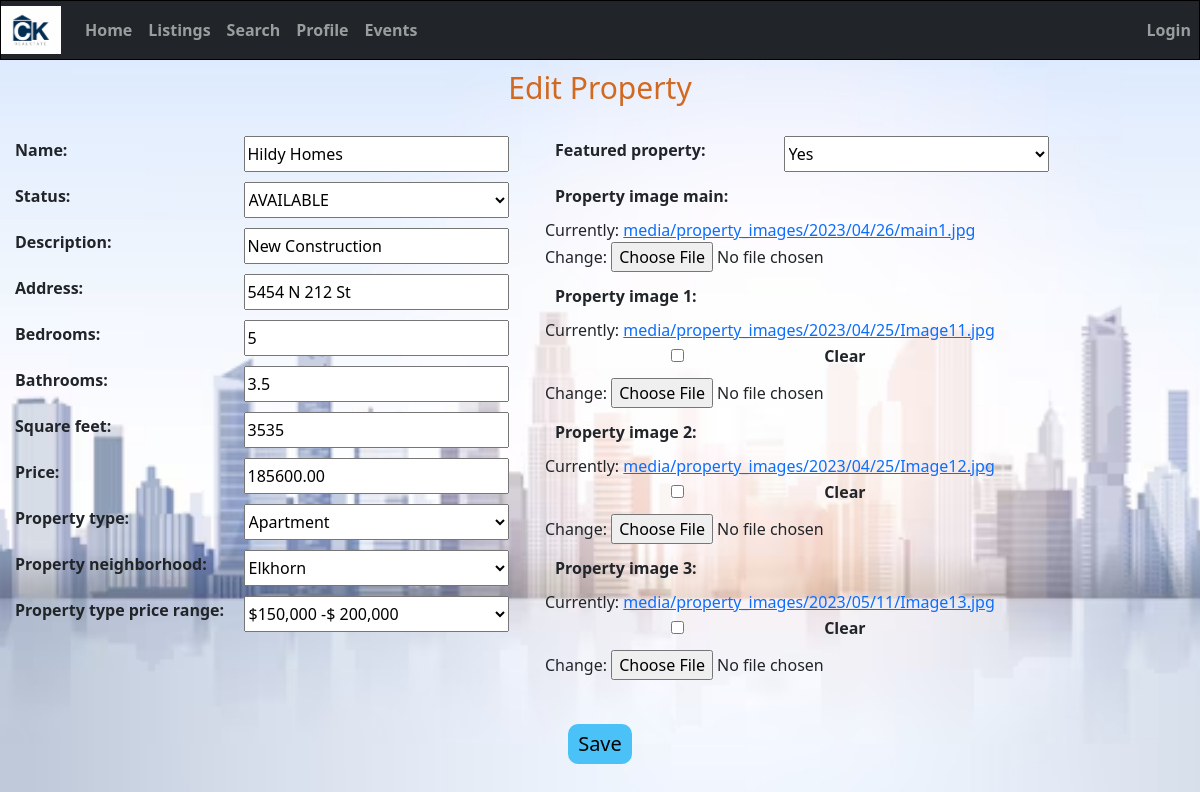
Page /edit_property/2/ on the earlier database version.
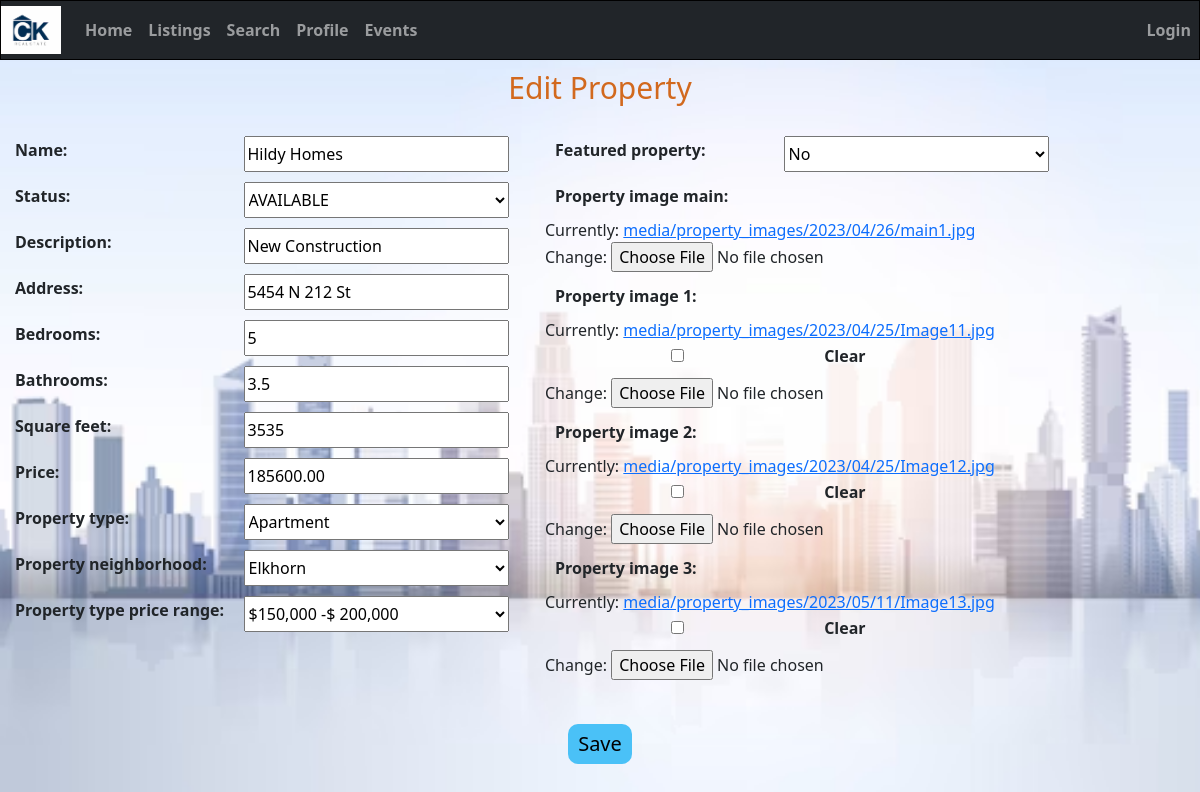
Same page on the later database version.
### home/models.py (models this page shows, shortened)
class Property(models.Model):
    STATUS_CHOICES = (
        ('available', 'AVAILABLE'),
        ('pending', 'PENDING'),
        ('sold', 'SOLD'),
    )
    PROPERTY_CHOICES = (
        (True, 'Yes'),
        (False, 'No')
    )
    id = models.AutoField(primary_key=True)
    name = models.CharField(max_length=50)
    status = models.CharField(max_length=20, choices=STATUS_CHOICES, default='none')
    description = models.CharField(max_length=255)
    address = models.CharField(max_length=255)
    bedrooms = models.IntegerField()
    bathrooms = models.DecimalField(max_digits=3, decimal_places=1)
    square_feet = models.IntegerField()
    price = models.DecimalField(max_digits=10, decimal_places=2)
    featured_property = models.BooleanField(choices=PROPERTY_CHOICES, default='False')
    flag = models.BooleanField(default=True)
    property_image_main = models.ImageField(upload_to='media/property_images/%Y/%m/%d/', blank=False)
    property_image_1 = models.ImageField(upload_to='media/property_images/%Y/%m/%d/', blank=True)
    property_image_2 = models.ImageField(upload_to='media/property_images/%Y/%m/%d/', blank=True)
    property_image_3 = models.ImageField(upload_to='media/property_images/%Y/%m/%d/', blank=True)
    property_type = models.ForeignKey(PropertyType, on_delete=models.SET_NULL, null=True)
    property_neighborhood = models.ForeignKey(PropertyNeighborhood, on_delete=models.SET_NULL, null=True)
    property_type_price_range = models.ForeignKey(PropertyPricerange, on_delete=models.SET_NULL, null=True)

### home/views.py (the view)
# urls.py: path('edit_property/<int:pk>/', views.edit_property, name='edit_property'),
def edit_property(request, pk):
    property = Property.objects.get(id=pk)
    if request.method == 'POST':
        form = PropertyForm(request.POST, request.FILES, instance=property)
        if form.is_valid():
            if form.cleaned_data['featured_property']:
                Property.objects.filter(featured_property=True).update(featured_property=False)
            form.save()
            return redirect('home:listings')
    else:
        form = PropertyForm(instance=property)
    return render(request, 'edit_property.html', {'form': form})

### home/forms.py
class PropertyForm(forms.ModelForm):
    class Meta:
        model = Property
        fields = ['name','status', 'description', 'address', 'bedrooms', 'bathrooms', 'square_feet', 'price',
                  'featured_property', 'property_image_main', 'property_image_1', 'property_image_2',
                  'property_image_3', 'property_type', 'property_neighborhood', 'property_type_price_range']

### home/models.py (called while the page is built)
    def __str__(self):
        return str(self.property_type_name)

    def __str__(self):
        return str(self.property_neighborhood_name)

    def __str__(self):
        return str(self.property_price_range_name)

### templates/edit_property.html (shortened to what this page needs)
{% extends 'base.html' %}
{% load static %}
{% block content %}
    <!DOCTYPE html>
    <html lang="en">
    <head>
    </head>
    <body>
    <h1>Edit Property</h1>
    <form method="POST" enctype="multipart/form-data" class="my-form">
        <div class="column-container">
            <div class="column">
                <div class="form-row">
                    {{ form.name.label_tag }}
                    {{ form.name }}
                </div>
                <div class="form-row">
                    {{ form.status.label_tag }}
                    {{ form.status }}
                </div>
                <div class="form-row">
                    {{ form.description.label_tag }}
                    {{ form.description }}
                </div>
                <div class="form-row">
                    {{ form.address.label_tag }}
                    {{ form.address }}
                </div>
                <div class="form-row">
                    {{ form.bedrooms.label_tag }}
                    {{ form.bedrooms }}
                </div>
                <div class="form-row">
                    {{ form.bathrooms.label_tag }}
                    {{ form.bathrooms }}
                </div>
                <div class="form-row">
                    {{ form.square_feet.label_tag }}
                    {{ form.square_feet }}
                </div>
                <div class="form-row">
                    {{ form.price.label_tag }}
                    {{ form.price }}
                </div>
                <div class="form-row">
                    {{ form.property_type.label_tag }}
                    {{ form.property_type }}
                </div>
                <div class="form-row">
                    {{ form.property_neighborhood.label_tag }}
                    {{ form.property_neighborhood }}
                </div>
                <div class="form-row">
                    {{ form.property_type_price_range.label_tag }}
                    {{ form.property_type_price_range }}
                </div>
            </div>
            <div class="column">
                <div class="form-row">
                    {{ form.featured_property.label_tag }}
                    {{ form.featured_property }}
                </div>
                <div class="form-row">
                    {{ form.property_image_main.label_tag }}
                  <div>
                        {{ form.property_image_main }}
                    </div>
                </div>
                <div class="form-row">
                    {{ form.property_image_1.label_tag }}
                    <div>
                        {{ form.property_image_1 }}
                    </div>
                </div>
                <div class="form-row">
                    {{ form.property_image_2.label_tag }}
                    <div>
                        {{ form.property_image_2 }}
                    </div>
                </div>
                <div class="form-row">
                    {{ form.property_image_3.label_tag }}
                    <div>
                        {{ form.property_image_3 }}
                    </div>
                </div>
            </div>
        </div>
        <div class="button-container">
            <input class="btn btn-lg btn-viewDetails btn-submit" type="submit" value="Save">
        </div>
    </form>
    </body>
    </html>
{% endblock %}

Differences in the rows shown:
changed Property "Hildy Homes": featured_property "Yes" → "No"
